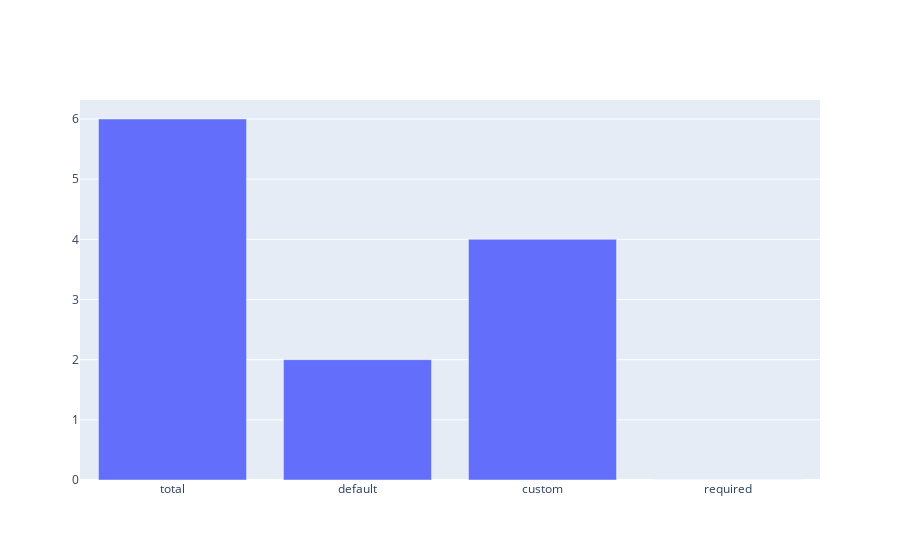

Source (notebook cell):
### Code cell
default_counter = 0
custom_counter = 0
option_counter = 0
required_counter = 0

for sklearn_obj in objects:
    for option in sklearn_obj.options:
        option_counter += 1
        if option[2] == "default":
            default_counter += 1
        if option[2] == "custom":
            custom_counter += 1
        if option[2] == "required":
            required_counter += 1

print("Number of option: ", option_counter)

params = ["total", "default", "custom", "required"]
values = [option_counter, default_counter, custom_counter, required_counter]

data = [go.Bar(
    x=params,
    y=values
)]

fig = go.Figure(data=data)
fig.show()

### Figure 1 — Plotly figure (JSON) as saved in the notebook; plotly's stock layout.template omitted (floating-point values rounded to 4 significant figures)
{"data": [{"type": "bar", "x": ["total", "default", "custom", "required"], "y": [6, 2, 4, 0]}], "layout": {}}
